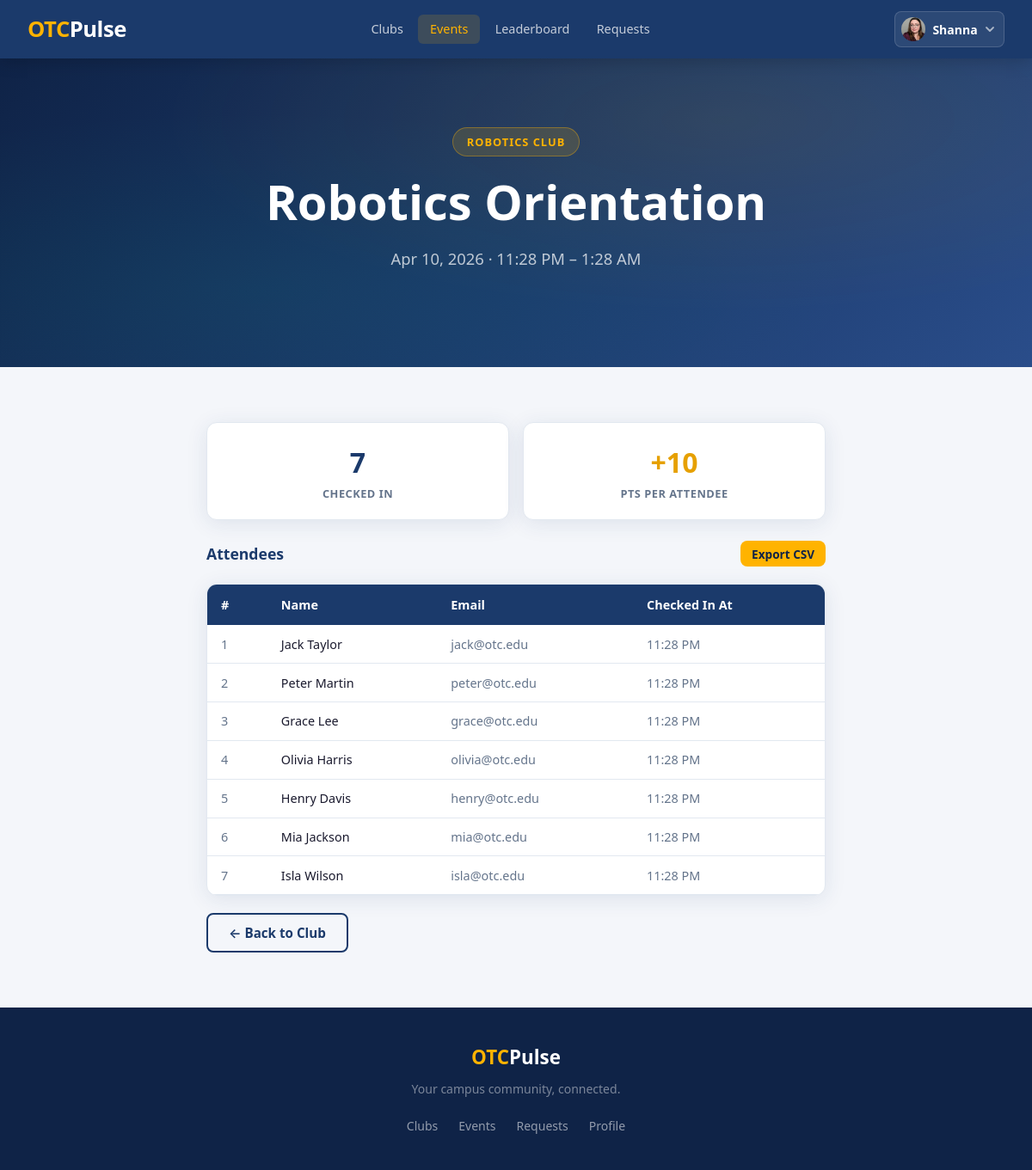
Page /clubs/events/17/attendance/ (signed in) on the earlier database version.
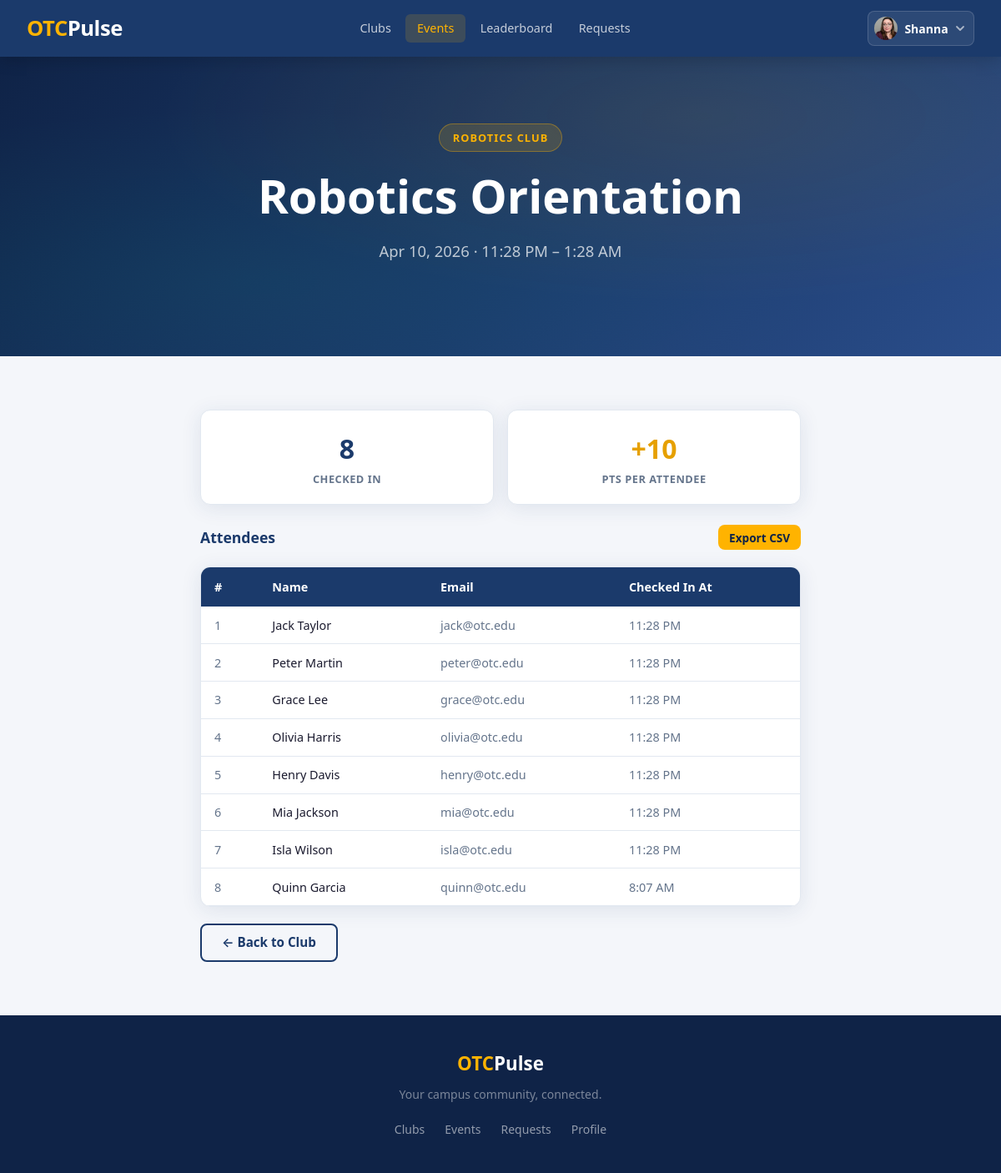
Same page on the later database version.
### clubhouse/models.py (models this page shows, shortened)
class Attendance(models.Model):
    event = models.ForeignKey(Event, on_delete=models.CASCADE, related_name='attendees')
    user = models.ForeignKey(settings.AUTH_USER_MODEL, on_delete=models.CASCADE)
    checked_in_at = models.DateTimeField(auto_now_add=True)
    class Meta:
        unique_together = ('event', 'user')

### clubhouse/views.py (the view)
# urls.py: path('events/<int:pk>/attendance/', views.event_attendance, name='event_attendance'),
@login_required
def event_attendance(request, pk):
    event = get_object_or_404(Event, pk=pk)
    if not _can_edit_club(request.user.profile, event.club):
        raise PermissionDenied
    roster = event.attendees.select_related('user__profile').order_by('checked_in_at')
    return render(request, 'clubhouse/attendance.html', {
        'event': event,
        'roster': roster,
        'total': roster.count(),
        'section': 'clubhouse',
    })

### clubhouse/views.py (called while the page is built)
def _can_edit_club(profile, club):
    return (
        club.officers.filter(pk=profile.pk).exists() or
        club.advisors.filter(pk=profile.pk).exists() or
        profile.role == profile.Role.ADMIN
    )

### clubhouse/templates/clubhouse/attendance.html (shortened to what this page needs)
{% extends 'base.html' %}
{% block content %}
<section class="hero hero-short">
    <div class="hero-inner">
        <span class="hero-badge">{{ event.club.name }}</span>
        <h1>{{ event.title }}</h1>
        <p class="event-meta">
            {{ event.start_time|date:"M j, Y" }} &middot; {{ event.start_time|date:"g:i A" }} – {{ event.end_time|date:"g:i A" }}
        </p>
    </div>
</section>
<section class="section">
    <div class="section-inner section-inner-sm">
        <div class="attendance-stats-row">
            <div class="card attendance-stat-card">
                <div class="stat-num">{{ total }}</div>
                <div class="stat-lbl">Checked In</div>
            </div>
            {% if event.point_value %}
            <div class="card attendance-stat-card">
                <div class="stat-num-gold">+{{ event.point_value }}</div>
                <div class="stat-lbl">Pts Per Attendee</div>
            </div>
            {% endif %}
        </div>
        <div class="action-bar">
            <h2 class="card-section-title">Attendees</h2>
            {% if total %}
            <a href="{% url 'clubhouse:event_attendance_export' event.pk %}" class="btn btn-primary btn-sm">Export CSV</a>
            {% endif %}
        </div>
        <div class="card card-flush">
            {% if roster %}
                <table class="attendance-table">
                    <thead class="attendance-thead">
                        <tr>
                            <th class="attendance-th">#</th>
                            <th class="attendance-th">Name</th>
                            <th class="attendance-th">Email</th>
                            <th class="attendance-th">Checked In At</th>
                        </tr>
                    </thead>
                    <tbody>
                        {% for entry in roster %}
                        <tr class="attendance-row {% if forloop.even %}attendance-row-alt{% endif %}">
                            <td class="attendance-td-muted">{{ forloop.counter }}</td>
                            <td class="attendance-td" style="font-weight:500;">{{ entry.user.first_name }} {{ entry.user.last_name }}</td>
                            <td class="attendance-td-muted">
                                {{ entry.user.email }}
                            </td>
                            <td class="attendance-td-muted">{{ entry.checked_in_at|date:"g:i A" }}</td>
                        </tr>
                        {% endfor %}
                    </tbody>
                </table>
            {% else %}
                <div class="empty-state">
                    <div class="auth-success-icon">📋</div>
                    <p>No one has checked in yet.</p>
                </div>
            {% endif %}
        </div>
        <div style="margin-top: 1.25rem;">
            <a href="{% url 'clubhouse:club_detail' event.club.slug %}" class="btn btn-secondary">← Back to Club</a>
        </div>
    </div>
</section>
{% endblock %}

Differences in the rows shown:
added Attendance: user.first_name "Quinn", user.last_name "Garcia", user.email "quinn@otc.edu", checked_in_at "8:07 AM"
Other differences:
{{ total }}: "7" → "8"
